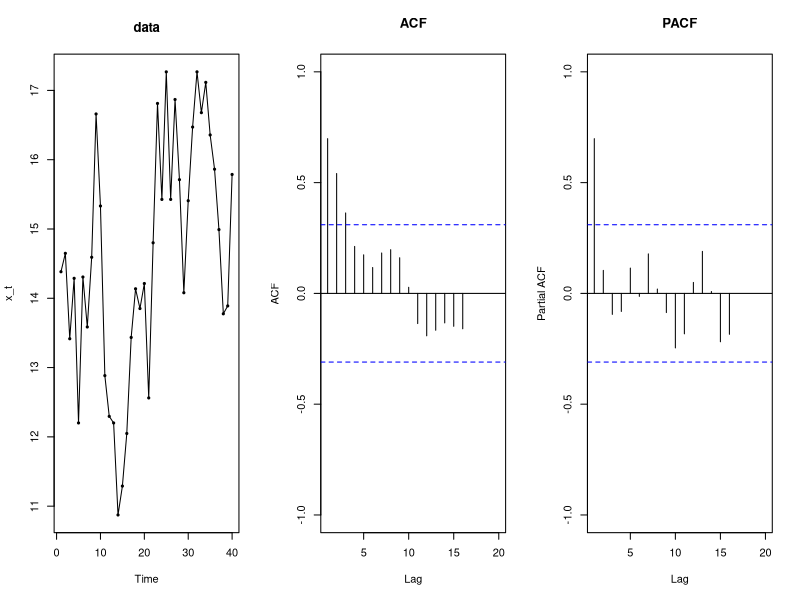
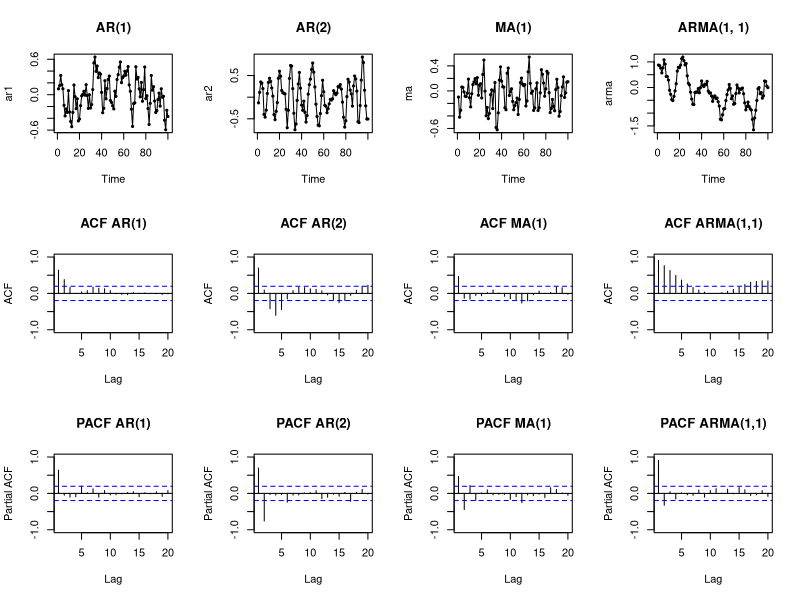
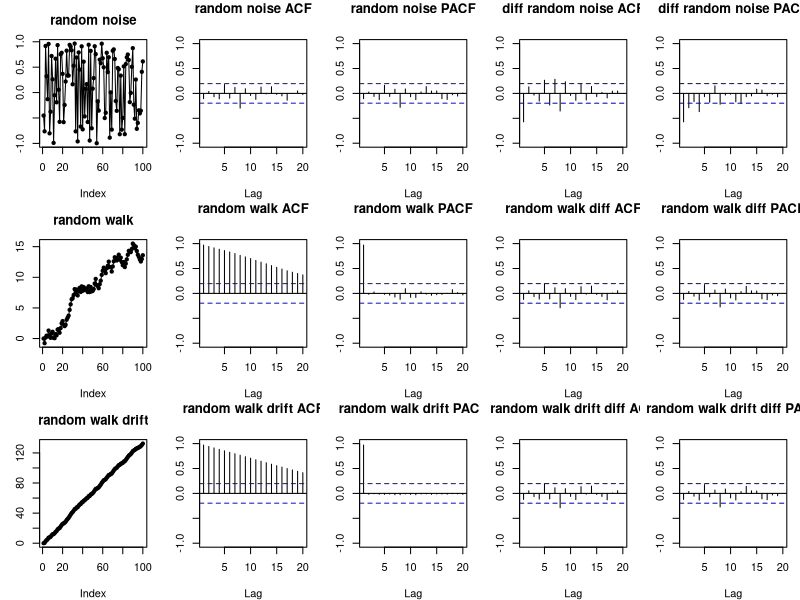

The R source for these figures, in order: (Note: this script raises an error after producing the figures.)
# https://online.stat.psu.edu/stat510/lesson/3

# ****************************************
# Non-seasonal ARIMA models
# ****************************************

# also called Box-Jenkins
# the "I" indicates differencing. No differencing -> ARMA. differencing of 2nd
# order is difference of difference, etc.
# model specification is given through the order of each component -> (p, i, q):
#   - AR order: p
#   - MA order: q
#   - I order: i
#   - example: ARMA(1, 0 1) is AR(1) with no differencing and MA(1)

# identifying the model:
# explore three elements: time series, ACF and PACF

# time series plot:
#   - trend: 
#       - upward or downward linear -> 1st differences
#       - quadratic -> 2nd differences
#       - more complex -> smoothing
#   - seasonality -> seasonal differences
#   - outliers
#   - constant variance -> curved upward trend + increasing variance: log-transform

# ACF and PACF
#   - must be explored TOGETHER!!!
#   - some possible cases:
#                 PACF                   | ACF
#                 -----------------------|---------------------------------
#     - AR(1):    spike at lag 1         | tapers as rho_k = phi_1^k
#     - AR(2):    spikes at lags 1, 2    | sinusoidal, tapering
#     - MA(q):    tapering               | spikes at MA terms
#     - ARMA(p,q) tails off to 0         | tails off to 0
#

# other cases:
#   - if PACF and AF both have significant rho's over many lags, i.e., no tapering,
#     no tailing off to zero -> series may not be stationary -> do differencing!
#   - if ACF and PACF have no significant spikes anywhere -> random noise: 
#     x_t = w_t, w_t -> iid(0, sigma_w^2))
#   - if 1st differences are needed due to trend, but ACF and PACF have no spikes
#     at any lag for the differenced series -> random walk:
#     x_t = x_tminus1 + w_t, w_t -> iid(0, sigma_w^2))


ar1 <- arima.sim(model=list(ar=c(0.7)), n=100, sd=0.2)
ar2 <- arima.sim(model=list(ar=c(1.3, -0.8)), n=100, sd=0.2)
ma <- arima.sim(model=list(ma=c(0.7)), n=100, sd=0.2)
arma <- arima.sim(model=list(ma=c(0.5), ar=c(0.83)), n=100, sd=0.2)

dev.new()
par(mfcol=c(3, 4))

plot(ar1, type='o', pch=20, main='AR(1)')
acf(ar1, main='ACF AR(1)', ylim=c(-1, 1), xlim=c(1, 20))
pacf(ar1, main='PACF AR(1)', ylim=c(-1, 1), xlim=c(1, 20))

plot(ar2, type='o', pch=20, main='AR(2)')
acf(ar2, main='ACF AR(2)', ylim=c(-1, 1), xlim=c(1, 20))
pacf(ar2, main='PACF AR(2)', ylim=c(-1, 1), xlim=c(1, 20))

plot(ma, type='o', pch=20, main='MA(1)')
acf(ma, main='ACF MA(1)', ylim=c(-1, 1), xlim=c(1, 20))
pacf(ma, main='PACF MA(1)', ylim=c(-1, 1), xlim=c(1, 20))

plot(arma, type='o', pch=20, main='ARMA(1, 1)')
acf(arma, main='ACF ARMA(1,1)', ylim=c(-1, 1), xlim=c(1, 20))
pacf(arma, main='PACF ARMA(1,1)', ylim=c(-1, 1), xlim=c(1, 20))

dev.off()


# stochastic processes with no structure

# random noise
w_t <- runif(100, -1, 1)
x_t_random_noise = w_t

# random walk
x_t_random_walk <- numeric(length = 100)
x_t_random_walk[1] <- 0
for(i in 2:length(w_t)){
  x_t_random_walk[i] <- x_t_random_walk[i-1] + w_t[i]
  
}

# random walk with drift
delta <- 1.2
x_t_random_walk_drift <- numeric(length = 100)
x_t_random_walk_drift[1] <- 0
for(i in 2:length(w_t)){
  x_t_random_walk_drift[i] <- delta + x_t_random_walk_drift[i-1] + w_t[i]
  
}

windows(15, 10)
par(mfrow=c(3, 5), mar=c(4, 3, 3, 1))

plot(x_t_random_noise, type='o', pch=20, main='random noise')
acf(x_t_random_noise, xlim=c(1, 20), ylim=c(-1, 1), main='random noise ACF')
pacf(x_t_random_noise, xlim=c(1, 20), ylim=c(-1, 1), main='random noise PACF')
acf(diff(x_t_random_noise), xlim=c(1, 20), ylim=c(-1, 1), main='diff random noise ACF')
pacf(diff(x_t_random_noise), xlim=c(1, 20), ylim=c(-1, 1), main='diff random noise PACF')

plot(x_t_random_walk, type='o', pch=20, main='random walk')
acf(x_t_random_walk, xlim=c(1, 20), ylim=c(-1, 1), main='random walk ACF')
pacf(x_t_random_walk, xlim=c(1, 20), ylim=c(-1, 1), main='random walk PACF')
acf(diff(x_t_random_walk), xlim=c(1, 20), ylim=c(-1, 1), main='random walk diff ACF')
pacf(diff(x_t_random_walk), xlim=c(1, 20), ylim=c(-1, 1), main='random walk diff PACF')

plot(x_t_random_walk_drift, type='o', pch=20, main='random walk drift')
acf(x_t_random_walk_drift, xlim=c(1, 20), ylim=c(-1, 1), main='random walk drift ACF')
pacf(x_t_random_walk_drift, xlim=c(1, 20), ylim=c(-1, 1), main='random walk drift PACF')
acf(diff(x_t_random_walk_drift), xlim=c(1, 20), ylim=c(-1, 1), main='random walk drift diff ACF')
pacf(diff(x_t_random_walk_drift), xlim=c(1, 20), ylim=c(-1, 1), main='random walk drift diff PACF')

dev.off()


# ********************************
# model identification
# ********************************
library(forecast)
library(tseries)

# grab example series
x_t <- ts(scan('eriedata.dat'))

# check raw data, ACF and PACF
par(mfcol=c(1, 3))
plot(x_t, type='o', pch=20, main='data')
acf(x_t, xlim=c(1, 20), ylim=c(-1, 1), main='ACF')
pacf(x_t, xlim=c(1, 20), ylim=c(-1, 1), main='PACF')
# seems like AR(1) process

# stationarity test
tseries::kpss.test(x_t)
tseries::adf.test(x_t)

# fit model, check fit results
model_100 <- forecast::Arima(x_t, order=c(1, 0, 0))

# have package 'forecast' find best model automatically
model_auto <- auto.arima(X_train, seasonal=FALSE)

summary(model_100)
summary(model_auto)
# both models have same overall quality
# since 'forecast' implements AR(1) models as x_t - miu = phi_1*(x_tminus1 - miu) + w_t,
# the resulting model is: x_t - 14.23 = 0.617*(x_tminus1 - 14.23) + w_t 
# -> x_t = 5.45 + 0.617*x_tminus1 + w_t, with w_t -> iid(0, 1.722)

# significance of arima coeffs:
n <- length(X_train)
p <- 1
q <- 0
phi_1 <- as.numeric(model_100$coef[1])
tcrit <- qt(0.025, df=n-p-q-1)
tobs <- phi_1/0.1381
print(c(tcrit=tcrit, tobs=tobs))

# obs. vs pred, residuals acf and residuals vs. fitted
ei <- as.numeric(model_100$residuals)
yhat <- as.numeric(model_100$fitted)

par(mfcol=c(1, 3))
plot(x_t, main='x_t and fitted values')
points(yhat, col='red', pch=20)
acf(ei, xlim=c(1, 20), ylim=c(-1, 1), main='ACF residuals')
plot(yhat, ei, pch=20, main='Residuals vs. fitted')


# ********************************
# model diagnostics
# ********************************

# Ljung-Box test -> when we look at PACF or ACF, implicitly, we're doing multiple
# hypothesis testing. The Ljung-Box test is the way to avoid this. It's based on
# this statistic:
# Q(m) = n(n + 2) * sum_{j=1...m}(r_j^2/(n - j))
# -> it measures the 'cumulative' autocorrelation up to lag m
# this statistic can be used to check if the residuals' autocorrelations up to 
# lag m are collectively == 0
# A significant Q(m) suggests non-white-noise residuals (-> problem!)

# when used for checking significance of residuals' ACF, Q(m) has chi-squared
# distribution with df = m - (p + q + 1) -> i.e., Q(m) only defined for 
# m > (p + q + 1)
stats::Box.test(model_100$residuals, lag=20)

# when used for raw data, i.e., for checking 'collective significance' of 
# autocorrelation in data up to lag m, Q(m) has chi-squared distr. with df = m
stats::Box.test(x_t, lag=20)


# ********************************
# forecasting with ARIMA models
# ********************************








